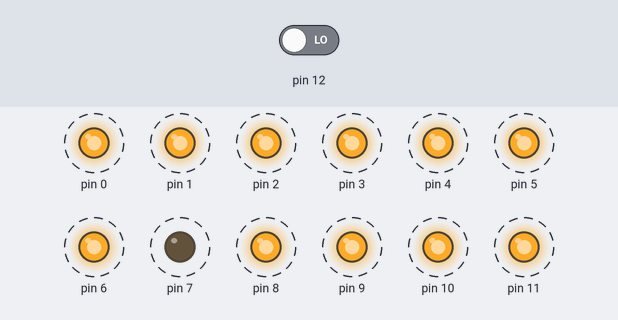
Simulated run of this sketch. Board: Arduino Uno, built with avr-gcc and run on an emulated ATmega328P. On the bench: output pins drawn as LEDs (lit = HIGH). Dashed ring = blinking. The test bench sets the inputs (shaded band); at power-on: pin 12 LOW.

Above: at 3.25 s.
3.3 s: pin 12 driven HIGH
At 3.45 s:
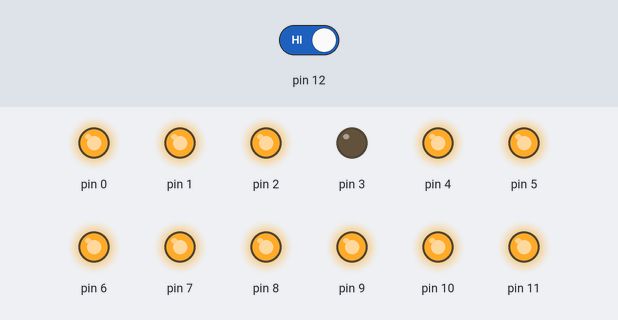
6.8 s: pin 12 driven LOW
At 7.25 s:
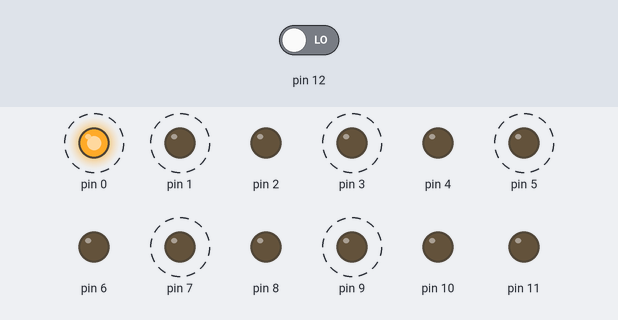
At 7.65 s:
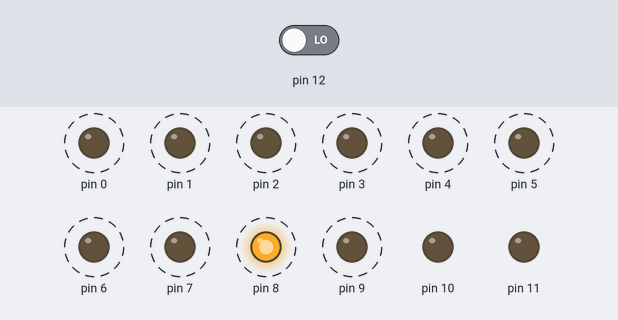
Timing chart, 0 to 16.3 s (numbered marks = the images above; inputs shaded):
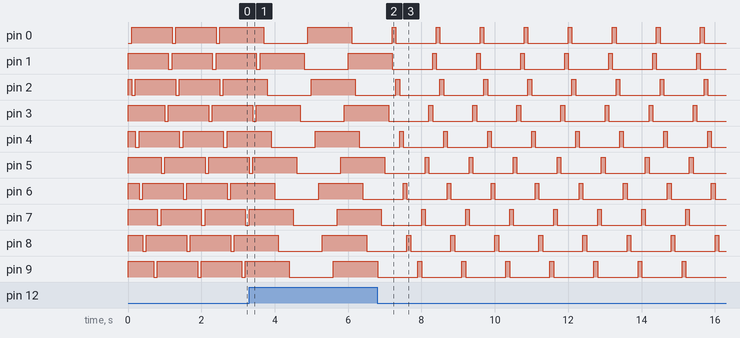

Measured:
- after the input at 6.8 s, pin 0: alternates HIGH for 0.10 s and LOW for 1.1 s, starting after 0.40 s; pin 1: alternates HIGH for 0.10 s and LOW for 1.1 s, starting after 1.5 s

The sketch:

LED_snake_button_controlled.ino
```cpp
int D=100;
int a=0;

void setup()
{
  for(int i=0; i<=11; i++)
    pinMode(i, OUTPUT);
  pinMode(12, INPUT);
  for(int i=0; i<=11; i++)
    digitalWrite(i, HIGH);
}

void loop()
{
  if(digitalRead(12))
    a+=1;
  if(a>1)
    a=0;
  if(a==0)
  {
    for(int i=0; i<=10; i+=2)
    {
      digitalWrite(i, LOW);
      delay(D);
      digitalWrite(i, HIGH);
    }
    for(int i=11; i>=1; i-=2)
    {
      digitalWrite(i, LOW);
      delay(D);
      digitalWrite(i, HIGH);
    }
  }
  else
  {
    for(int i=0; i<=10; i+=2)
    {
      digitalWrite(i, HIGH);
      delay(D);
      digitalWrite(i, LOW);
    }
    for(int i=11; i>=1; i-=2)
    {
      digitalWrite(i, HIGH);
      delay(D);
      digitalWrite(i, LOW);
    }
  }
}
```
